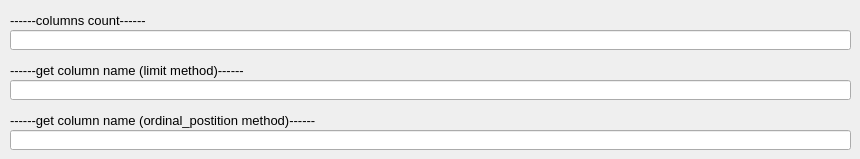
        <widget class="QWidget" name="tab_19">
         <attribute name="title">
          <string>columns</string>
         </attribute>
         <widget class="QLabel" name="label_60">
          <property name="geometry">
           <rect>
            <x>10</x>
            <y>60</y>
            <width>321</width>
            <height>20</height>
           </rect>
          </property>
          <property name="font">
           <font>
            <pointsize>10</pointsize>
           </font>
          </property>
          <property name="text">
           <string>------get column name (limit method)------</string>
          </property>
         </widget>
         <widget class="QLineEdit" name="q_union_my_get_column_name3">
          <property name="geometry">
           <rect>
            <x>10</x>
            <y>130</y>
            <width>841</width>
            <height>20</height>
           </rect>
          </property>
          <property name="font">
           <font>
            <pointsize>9</pointsize>
           </font>
          </property>
          <property name="text">
           <string/>
          </property>
         </widget>
         <widget class="QLineEdit" name="q_union_my_columns_count">
          <property name="geometry">
           <rect>
            <x>10</x>
            <y>30</y>
            <width>841</width>
            <height>20</height>
           </rect>
          </property>
          <property name="font">
           <font>
            <pointsize>9</pointsize>
           </font>
          </property>
          <property name="text">
           <string/>
          </property>
         </widget>
         <widget class="QLineEdit" name="q_union_my_get_column_name2">
          <property name="geometry">
           <rect>
            <x>10</x>
            <y>80</y>
            <width>841</width>
            <height>20</height>
           </rect>
          </property>
          <property name="font">
           <font>
            <pointsize>9</pointsize>
           </font>
          </property>
          <property name="text">
           <string/>
          </property>
         </widget>
         <widget class="QLabel" name="label_61">
          <property name="geometry">
           <rect>
            <x>10</x>
            <y>10</y>
            <width>291</width>
            <height>20</height>
           </rect>
          </property>
          <property name="font">
           <font>
            <pointsize>10</pointsize>
           </font>
          </property>
          <property name="text">
           <string>------columns count------</string>
          </property>
         </widget>
         <widget class="QLabel" name="label_62">
          <property name="geometry">
           <rect>
            <x>10</x>
            <y>110</y>
            <width>341</width>
            <height>20</height>
           </rect>
          </property>
          <property name="font">
           <font>
            <pointsize>10</pointsize>
           </font>
          </property>
          <property name="text">
           <string>------get column name (ordinal_postition method)------</string>
          </property>
         </widget>
        </widget>
